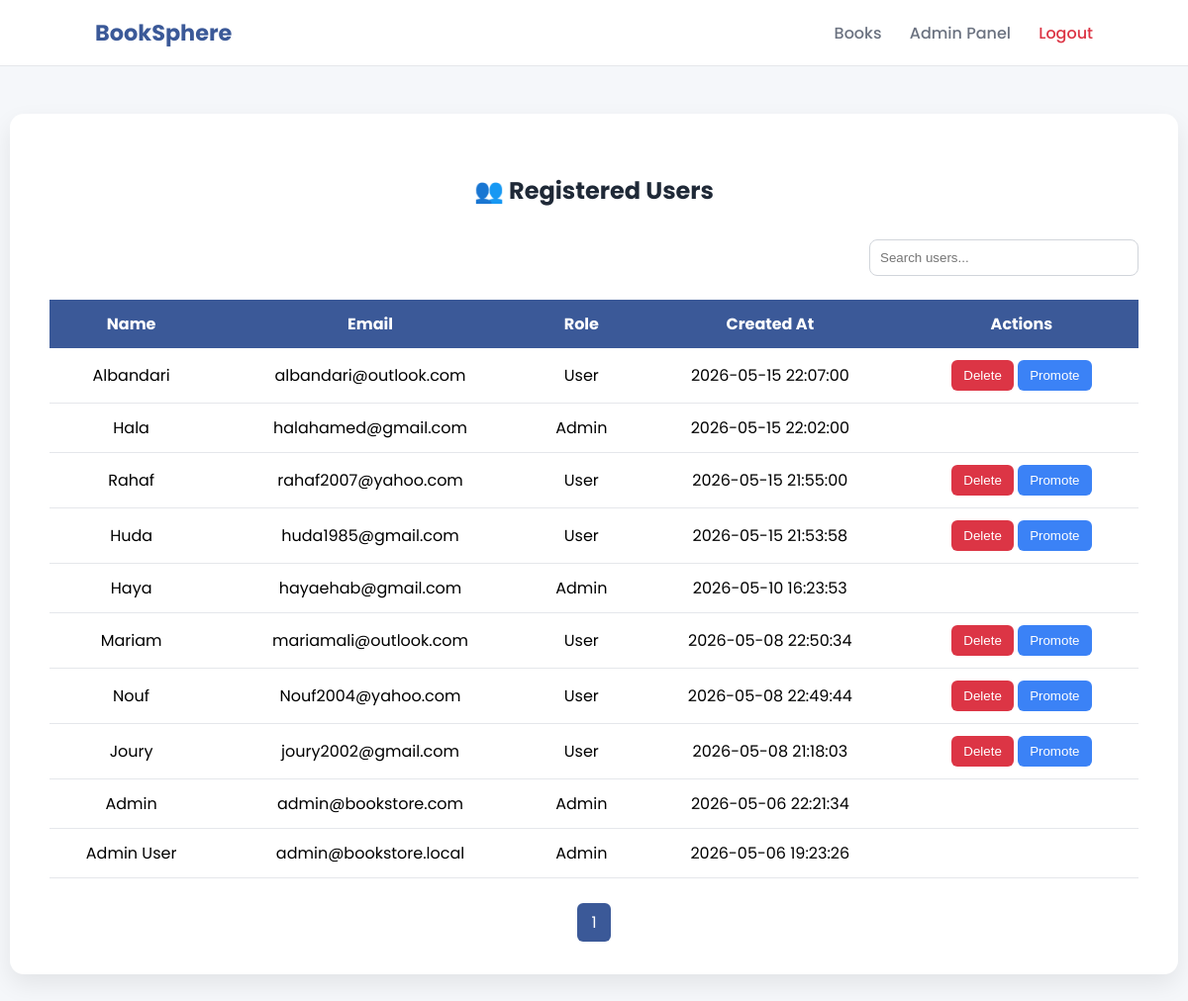
Screenshot of /view_users.php (signed in) with the database file from the repository.
### tables this page shows
CREATE TABLE `users` (
  `id` int UNSIGNED NOT NULL,
  `name` varchar(100) NOT NULL,
  `email` varchar(150) NOT NULL,
  `password_hash` varchar(255) NOT NULL,
  `role` enum('user','admin') NOT NULL DEFAULT 'user',
  `created_at` datetime NOT NULL DEFAULT CURRENT_TIMESTAMP
);

### view_users.php (the view, shortened to what this page needs)
<?php
require "connection.php";
$limit = 10;
$page = isset($_GET['page']) ? max(1, intval($_GET['page'])) : 1;
$offset = ($page - 1) * $limit;
$search = isset($_GET['search']) ? trim($_GET['search']) : "";
$search_query = "%$search%";
$count_stmt = $conn->prepare("SELECT COUNT(*) FROM users WHERE name LIKE ? OR email LIKE ?");
$count_stmt->bind_param("ss", $search_query, $search_query);
$count_stmt->execute();
$count_stmt->bind_result($total_users);
$total_pages = ceil($total_users / $limit);
$stmt = $conn->prepare("
    SELECT id, name, email, role, created_at
    FROM users
    WHERE name LIKE ? OR email LIKE ?
    ORDER BY id DESC
    LIMIT ? OFFSET ?
");
$stmt->bind_param("ssii", $search_query, $search_query, $limit, $offset);
$stmt->execute();
$result = $stmt->get_result();
?>
<!DOCTYPE html>
<html lang="en">
<head>
</head>
<body>
<header>
    <div class="logo">Book<span>Sphere</span></div>
    <nav>
        <a href="view_books.php">Books</a>
        <a href="admin.php">Admin Panel</a>
        <a href="logout.php" style="color:#dc3545;">Logout</a>
    </nav>
</header>
<div class="container">
    <h2>👥 Registered Users</h2>
    <div class="search-box">
        <form method="GET">
            <input type="text" name="search" placeholder="Search users..." value="<?= htmlspecialchars($search) ?>">
        </form>
    </div>
    <table>
        <tr>
            <th>Name</th>
            <th>Email</th>
            <th>Role</th>
            <th>Created At</th>
            <th>Actions</th>
        </tr>
        <?php while ($row = $result->fetch_assoc()): ?>
            <tr>
                <td><?= htmlspecialchars($row['name']) ?></td>
                <td><?= htmlspecialchars($row['email']) ?></td>
                <td><?= htmlspecialchars(ucfirst($row['role'])) ?></td>
                <td><?= htmlspecialchars($row['created_at']) ?></td>
                <td>
                    <?php if ($row['id'] != $_SESSION['user_id'] && $row['role'] !== 'admin'): ?>
                        <form action="delete_user.php" method="POST" style="display:inline;">
                            <button class="delete-btn" onclick="return confirm('Are you sure you want to delete this user?')">
                                Delete
                            </button>
                        </form>
                    <?php endif; ?>
                    <?php if ($row['role'] !== 'admin'): ?>
                        <form action="promote_user.php" method="POST" style="display:inline;">
                            <button class="promote-btn" onclick="return confirm('Promote this user to admin?')">
                                Promote
                            </button>
                        </form>
                    <?php endif; ?>
                </td>
            </tr>
        <?php endwhile; ?>
    </table>
    <div class="pagination">
        <?php for ($i = 1; $i <= $total_pages; $i++): ?>
            <a href="?page=<?= $i ?>&search=<?= urlencode($search) ?>"
               class="<?= $i == $page ? 'active' : '' ?>">
               <?= $i ?>
            </a>
        <?php endfor; ?>
    </div>
</div>
</body>
</html>

### view_users.php (style rules this page uses)
body { margin: 0; padding: 0; font-family: 'Poppins', sans-serif; background: #f5f7fa; }
header { background: #ffffff; padding: 1rem 8%; display: flex; justify-content: space-between; align-items: center; border-bottom: 1px solid #e5e7eb; }
.logo { font-weight: 700; font-size: 1.4rem; color: #3b5998; }
nav a { margin-left: 1.5rem; text-decoration: none; color: #6b7280; font-weight: 500; }
.container { max-width: 1100px; margin: 3rem auto; background: white; padding: 2.5rem; border-radius: 14px; box-shadow: 0 10px 25px rgba(0,0,0,0.08); }
h2 { text-align: center; color: #1f2937; margin-bottom: 2rem; }
.search-box { text-align: right; margin-bottom: 1.5rem; }
.search-box input { padding: 10px; width: 250px; border-radius: 8px; border: 1px solid #d1d5db; }
table { width: 100%; border-collapse: collapse; }
th { background: #3b5998; color: white; padding: 12px; }
td { padding: 12px; border-bottom: 1px solid #e5e7eb; text-align: center; }
.delete-btn { padding: 8px 12px; background: #dc3545; color: white; border: none; border-radius: 6px; cursor: pointer; }
.promote-btn { padding: 8px 12px; background: #3b82f6; color: white; border: none; border-radius: 6px; cursor: pointer; }
.pagination { text-align: center; margin-top: 2rem; }
.pagination a { padding: 8px 14px; margin: 0 5px; background: #e5e7eb; border-radius: 6px; text-decoration: none; color: #374151; }
.pagination a.active { background: #3b5998; color: white; }

### rows the page displays
users: name "Albandari", email "albandari@outlook.com", role "User", created_at "2026-05-15 22:07:00"
users: name "Hala", email "halahamed@gmail.com", role "Admin", created_at "2026-05-15 22:02:00"
users: name "Rahaf", email "rahaf2007@yahoo.com", role "User", created_at "2026-05-15 21:55:00"
users: name "Huda", email "huda1985@gmail.com", role "User", created_at "2026-05-15 21:53:58"
users: name "Haya", email "hayaehab@gmail.com", role "Admin", created_at "2026-05-10 16:23:53"
users: name "Mariam", email "mariamali@outlook.com", role "User", created_at "2026-05-08 22:50:34"
users: name "Nouf", email "Nouf2004@yahoo.com", role "User", created_at "2026-05-08 22:49:44"
users: name "Joury", email "joury2002@gmail.com", role "User", created_at "2026-05-08 21:18:03"
users: name "Admin", email "admin@bookstore.com", role "Admin", created_at "2026-05-06 22:21:34"
users: name "Admin User", email "admin@bookstore.local", role "Admin", created_at "2026-05-06 19:23:26"
